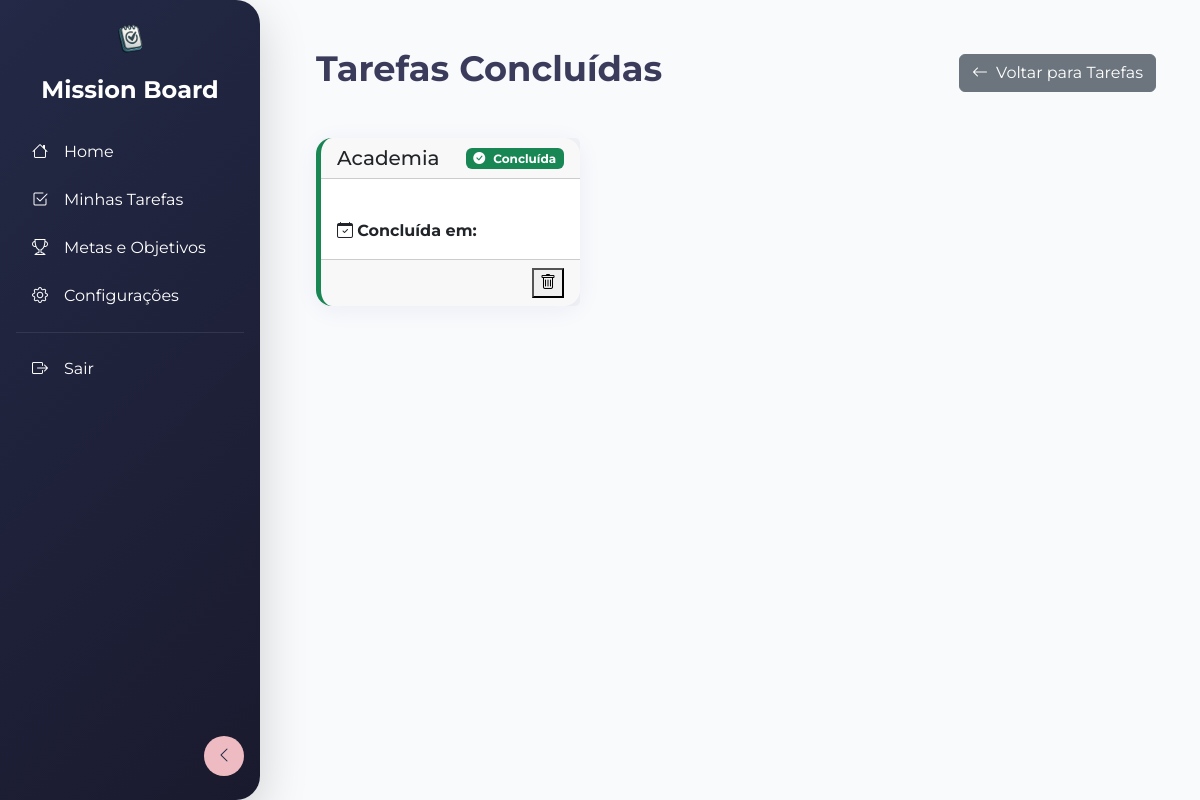
/task/list/completed/ (signed in), run on an earlier commit of the app's database.
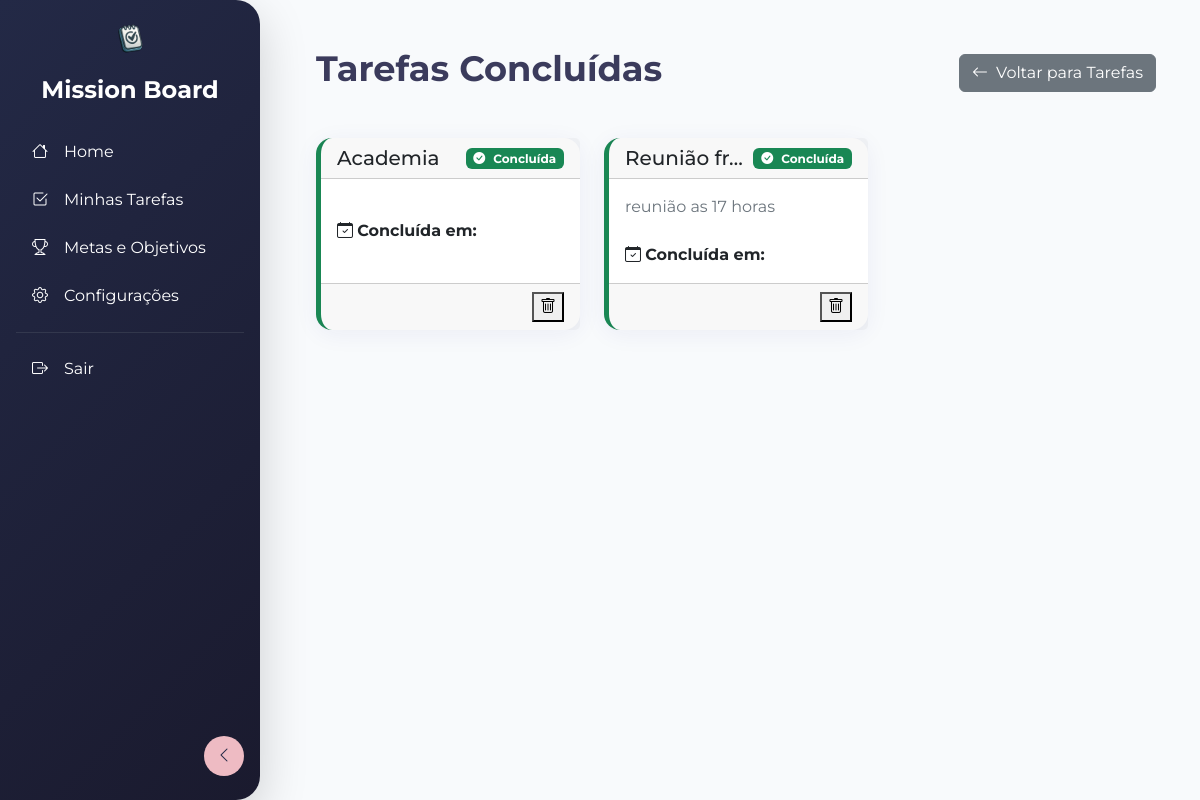
And on a later commit of the database.
### tasks/models.py (models this page shows, shortened)
class Task(models.Model):
    PRIORITY_CHOICES = [
        ('low', 'Baixa'),
        ('medium', 'Média'),
        ('high', 'Alta'),
    ]
    user = models.ForeignKey(User, verbose_name='Usuário', on_delete=models.CASCADE, max_length=50)
    title = models.CharField(max_length=255)
    description = models.TextField(blank=True, null=True)
    category = models.ForeignKey(Category, on_delete=models.SET_NULL, blank=True, null=True)
    due_date = models.DateField()
    priority = models.CharField(max_length=10, choices=PRIORITY_CHOICES, default='medium')
    goal = models.ForeignKey("goals.Goal", on_delete=models.CASCADE, blank=True, null=True)
    completed = models.BooleanField(default=False)
    created_at = models.DateTimeField(auto_now_add=True)

### tasks/views.py (the view)
# urls.py: path('task/list/completed/', views.CompletedTasksView.as_view(), name='completed_tasks'),
class CompletedTasksView(LoginRequiredMixin, ListView):
    model = models.Task
    context_object_name = 'tasks'
    template_name = 'completed_tasks.html'
    def get_context_data(self, **kwargs):
        context = super().get_context_data(**kwargs)
        context['tasks'] = Task.objects.filter(completed=True)
        return context

### tasks/templates/completed_tasks.html (shortened to what this page needs)
{% extends 'base.html' %}
{% block content %}
<div class="page-header">
    <h1 class="page-title">Tarefas Concluídas</h1>
    <a href="{% url 'task_list' %}" class="btn btn-secondary">
        <i class="bi bi-arrow-left me-2"></i>Voltar para Tarefas
    </a>
</div>
<div class="row mt-4">
    {% for task in tasks %}
    <div class="col-md-6 col-lg-4 mb-4">
        <div class="card task-card priority-low">
            <div class="card-header d-flex justify-content-between align-items-center">
                <h5 class="card-title mb-0 text-truncate">{{ task.title }}</h5>
                <span class="badge bg-success"><i class="bi bi-check-circle-fill me-2"></i>Concluída</span>
            </div>
            <div class="card-body">
                <p class="card-text text-secondary mb-4">{{ task.description|truncatewords:20 }}</p>
                <div class="task-meta-item">
                    <i class="bi bi-calendar-check"></i>
                    <span><strong>Concluída em:</strong> {{ task.updated_at|date:"d/m/Y" }}</span>
                </div>
            </div>
            <div class="card-footer d-flex justify-content-end align-items-center">
                <button type="button" class="btn-action" data-bs-toggle="modal" data-bs-target="#deleteModal{{ task.id }}" title="Excluir">
                    <i class="bi bi-trash"></i>
                </button>
            </div>
        </div>
    </div>
    {% empty %}
    <div class="col-12">
        <div class="alert alert-info text-center" role="alert">
            <i class="bi bi-info-circle me-2"></i>Nenhuma tarefa concluída encontrada.
        </div>
    </div>
    {% endfor %}
</div>
{% endblock %}

What changed in the data, as far as the page shows it:
added Task: title "Reunião fr…", description "reunião as 17 horas"
